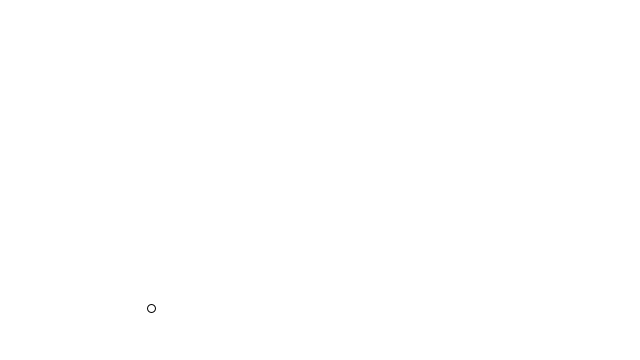
Frame 1 (no input)
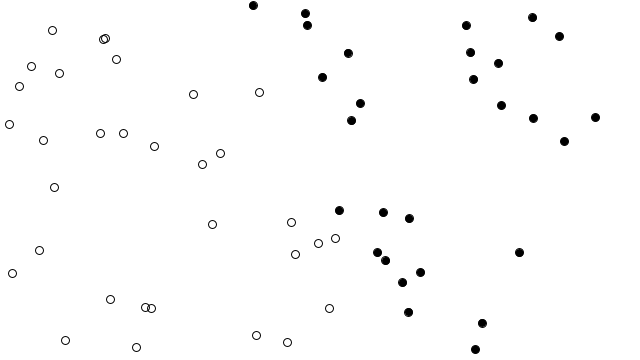
Frame 60 (the mouse pressed at the canvas centre just before this capture)
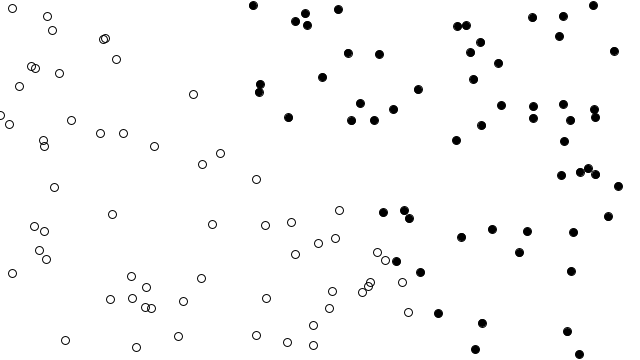
Frame 120 (the mouse held since frame 60 and released just before this capture)

The Processing sketch that drew these frames (run headless with seeded random() and noise(); from frame 60 on, the mouse is pressed at the canvas centre):

// Processing sketch: processing_175307
// ── processing_175307.pde

class Perceptron {
  //[full] The Perceptron stores its weights and learning constants.
  float[] weights;
  float c = 0.01;
  //[end]

  Perceptron(int n) {
    weights = new float[n];
    //[full] Weights start off random.
    for (int i = 0; i < weights.length; i++) {
      weights[i] = random(-1,1);
    }
    //[end]
  }

  //[full] Return an output based on inputs.
  int feedforward(float[] inputs) {
    float sum = 0;
    for (int i = 0; i < weights.length; i++) {
      sum += inputs[i]*weights[i];
    }
    return activate(sum);
  }
  //[end]

  //[full] Output is a +1 or -1.
  int activate(float sum) {
    if (sum > 0) return 1;
    else return -1;
  }
  //[end]

  //[full] Train the network against known data.
  void train(float[] inputs, int desired) {
    int guess = feedforward(inputs);
    float error = desired - guess;
    for (int i = 0; i < weights.length; i++) {
      weights[i] += c * error * inputs[i];
    }
  }
  //[end]
}

class Trainer {

  // A "Trainer" object stores the inputs and the correct answer.
  float[] inputs;
  int answer;

  Trainer(float x, float y, int a) {
    inputs = new float[3];
    inputs[0] = x;
    inputs[1] = y;
    // Note that the Trainer has the bias input built into its array.
    inputs[2] = 1;
    answer = a;
  }
}

// The Perceptron
Perceptron ptron;
// 2,000 training points
Trainer[] training = new Trainer[2000];
int count = 0;

//[full] The formula for a line
float f(float x) {
  return 2*x+1;
}
//[end]

void setup() {
  size(640, 360);

  ptron = new Perceptron(3);

  // Make 2,000 training points.
  for (int i = 0; i < training.length; i++) {
    float x = random(-width/2,width/2);
    float y = random(-height/2,height/2);
    //[full] Is the correct answer 1 or -1?
    int answer = 1;
    if (y < f(x)) answer = -1;
    //[end]
    training[i] = new Trainer(x, y, answer);
  }
}


void draw() {
  background(255);
  translate(width/2,height/2);

  ptron.train(training[count].inputs, training[count].answer);
  // For animation, we are training one point at a time.
  count = (count + 1) % training.length;

  for (int i = 0; i < count; i++) {
    stroke(0);
    int guess = ptron.feedforward(training[i].inputs);
    //[full] Show the classification
    // no fill for -1, black for +1.
    if (guess > 0) noFill();
    else           fill(0);
    //[end]
    ellipse(training[i].inputs[0], training[i].inputs[1], 8, 8);
  }
}
